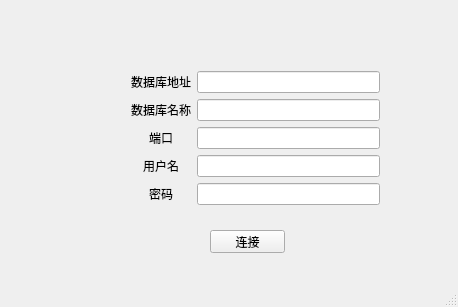
<?xml version="1.0" encoding="UTF-8"?>
<ui version="4.0">
 <class>MainWindow</class>
 <widget class="QMainWindow" name="MainWindow">
  <property name="geometry">
   <rect>
    <x>0</x>
    <y>0</y>
    <width>458</width>
    <height>307</height>
   </rect>
  </property>
  <property name="windowTitle">
   <string>数据库连接测试</string>
  </property>
  <widget class="QWidget" name="centralWidget">
   <widget class="QPushButton" name="pushButton">
    <property name="geometry">
     <rect>
      <x>210</x>
      <y>230</y>
      <width>75</width>
      <height>23</height>
     </rect>
    </property>
    <property name="text">
     <string>连接</string>
    </property>
   </widget>
   <widget class="QWidget" name="layoutWidget">
    <property name="geometry">
     <rect>
      <x>120</x>
      <y>60</y>
      <width>271</width>
      <height>161</height>
     </rect>
    </property>
    <layout class="QGridLayout" name="gridLayout">
     <item row="0" column="0">
      <widget class="QLabel" name="label">
       <property name="layoutDirection">
        <enum>Qt::LeftToRight</enum>
       </property>
       <property name="text">
        <string>数据库地址</string>
       </property>
       <property name="textFormat">
        <enum>Qt::AutoText</enum>
       </property>
       <property name="alignment">
        <set>Qt::AlignCenter</set>
       </property>
      </widget>
     </item>
     <item row="0" column="1">
      <widget class="QLineEdit" name="lineEdit"/>
     </item>
     <item row="1" column="0">
      <widget class="QLabel" name="label_2">
       <property name="text">
        <string>数据库名称</string>
       </property>
       <property name="alignment">
        <set>Qt::AlignCenter</set>
       </property>
      </widget>
     </item>
     <item row="1" column="1">
      <widget class="QLineEdit" name="lineEdit_2"/>
     </item>
     <item row="2" column="0">
      <widget class="QLabel" name="label_3">
       <property name="text">
        <string>端口</string>
       </property>
       <property name="alignment">
        <set>Qt::AlignCenter</set>
       </property>
      </widget>
     </item>
     <item row="2" column="1">
      <widget class="QLineEdit" name="lineEdit_3"/>
     </item>
     <item row="3" column="0">
      <widget class="QLabel" name="label_4">
       <property name="text">
        <string>用户名</string>
       </property>
       <property name="alignment">
        <set>Qt::AlignCenter</set>
       </property>
      </widget>
     </item>
     <item row="3" column="1">
      <widget class="QLineEdit" name="lineEdit_4"/>
     </item>
     <item row="4" column="0">
      <widget class="QLabel" name="label_5">
       <property name="text">
        <string>密码</string>
       </property>
       <property name="alignment">
        <set>Qt::AlignCenter</set>
       </property>
      </widget>
     </item>
     <item row="4" column="1">
      <widget class="QLineEdit" name="lineEdit_5"/>
     </item>
    </layout>
   </widget>
  </widget>
  <widget class="QStatusBar" name="statusBar"/>
 </widget>
 <layoutdefault spacing="6" margin="11"/>
 <resources/>
 <connections/>
</ui>
